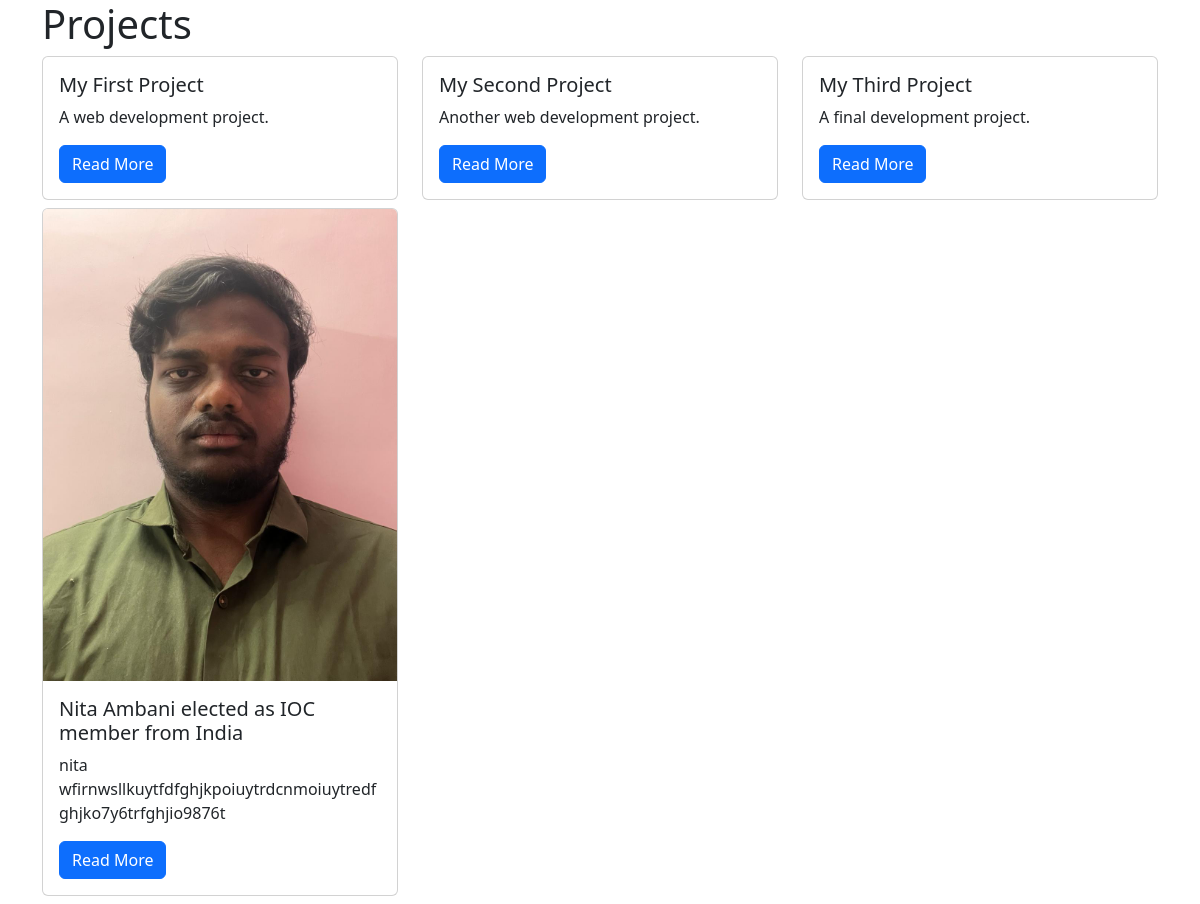
/projects/, run on the app's committed database.
### projects/models.py (models this page shows)
class Project(models.Model):
    title = models.CharField(max_length=100)
    description = models.TextField()
    technology = models.CharField(max_length=20)
    image = models.FileField(upload_to="project_images/", blank=True)

### projects/views.py (the view)
# urls.py: path("", views.project_index, name="project_index"),
def project_index(request):
    projects = Project.objects.all()
    context = {
        "projects": projects
    }
    return render(request, "projects/project_index.html", context)

### projects/templates/projects/project_index.html
{% extends "base.html" %}
{% block page_content %}
<h1>Projects</h1>
<div class="row">
{% for project in projects %}
    <div class="col-md-4">
        <div class="card mb-2">
            {% if project.image %}
                <img class="card-img-top" src="{{ project.image.url }}">
            {% endif %}
            <div class="card-body">
                <h5 class="card-title">{{ project.title }}</h5>
                <p class="card-text">{{ project.description }}</p>
                <a href="{% url 'project_detail' project.pk %}"
                   class="btn btn-primary">
                    Read More
                </a>
            </div>
        </div>
    </div>
    {% endfor %}
</div>
{% endblock %}

### templates/base.html (shortened to what this page needs)
<!DOCTYPE html>
<html lang="en">
<head>
    <link
        href="https://cdn.jsdelivr.net/npm/bootstrap@5.3.1/dist/css/bootstrap.min.css"
        rel="stylesheet"
    >
</head>
<body class="container">
{% block page_content %}{% endblock page_content %}
</body>
</html>

### data on the page
Project: title "My First Project", description "A web development project."
Project: title "My Second Project", description "Another web development project."
Project: title "My Third Project", description "A final development project."
Project: image (picture), title "Nita Ambani elected as IOC member from India", description "nita wfirnwsllkuytfdfghjkpoiuytrdcnmoiuytredfghjko7y6trfghjio9876t"
